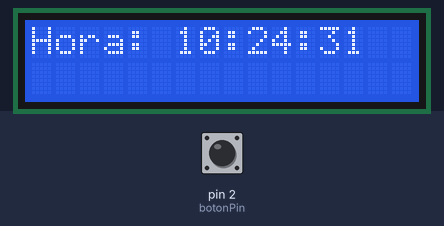
Simulated run of this sketch. Board: Arduino Uno, built with avr-gcc and run on an emulated ATmega328P. Parts: 16×2 character LCD. The test bench sets the inputs (shaded band); at power-on: pin 2 (botonPin) HIGH. The local clock reads 2024-03-15 10:24:30 at power-on unless the sketch sets it.

Above: at 1.2 s.
1.3 s: pin 2 (botonPin) pulled LOW for 0.65 s
At 2.6 s:
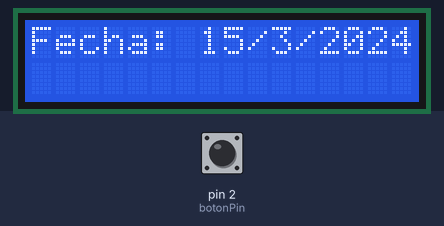
3.4 s: pin 2 (botonPin) pulled LOW for 1 s
At 5.7 s:
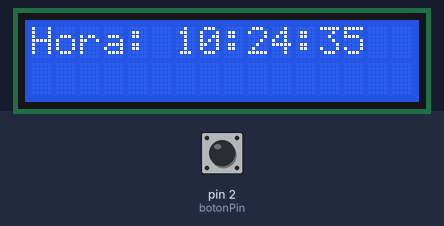
5.9 s: pin 2 (botonPin) pulled LOW for 3.2 s
At 6.8 s:
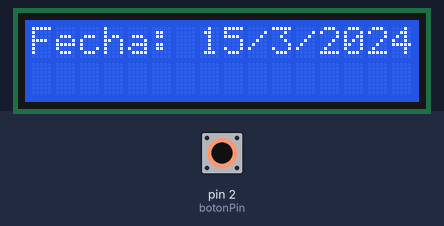
10.6 s: pin 2 (botonPin) pulled LOW for 0.65 s
At 12.3 s:
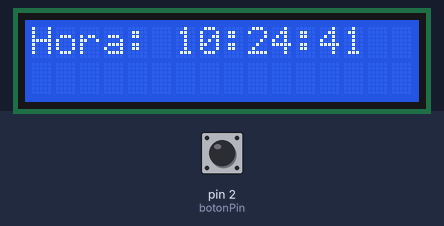
Timing chart, 0 to 13.8 s (numbered marks = the images above; inputs shaded):
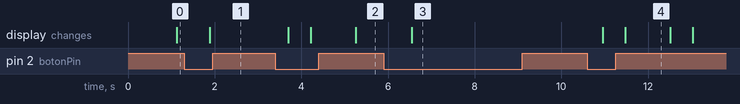

The sketch:

E1.2.ino
```cpp
/*---------------------------------------------
  Curso de Desarrollo IoT
  Módulo: Makers
  Clase: 3
  Ejercicio: 1
  Mini proyecto: Reloj digital
---------------------------------------------*/

#include <Wire.h>
#include <LiquidCrystal_I2C.h>
#include <RTClib.h>

const int botonPin = 2;

RTC_DS1307 rtc;
LiquidCrystal_I2C lcd(0x27, 16, 2);

int estadoBotonAnterior = HIGH;
int estadoBotonActual;
bool mostrarHora = true;

void setup() {
  Serial.begin(9600);
  lcd.init();
  lcd.backlight();

  if (!rtc.begin()) {
    Serial.println("No se pudo encontrar el RTC");
    while (1);
  }

  pinMode(botonPin, INPUT);
}

void loop() {
  DateTime now = rtc.now();
  estadoBotonActual = digitalRead(botonPin);

  if (estadoBotonActual == LOW && estadoBotonAnterior == HIGH) {
    mostrarHora = !mostrarHora;  // Cambiar el estado al pulsar el botón
    delay(250);  // Pequeño retardo para evitar rebotes
  }

  estadoBotonAnterior = estadoBotonActual;

  if (mostrarHora) {
    mostrarHoraLCD(now);
  } else {
    mostrarFechaLCD(now);
  }

  delay(500);  // Ajusta este valor según sea necesario
}

void mostrarHoraLCD(DateTime now) {
  lcd.clear();
  lcd.setCursor(0, 0);
  lcd.print("Hora: ");
  lcd.print(now.hour(), DEC);
  lcd.print(":");
  lcd.print(now.minute(), DEC);
  lcd.print(":");
  lcd.print(now.second(), DEC);
}

void mostrarFechaLCD(DateTime now) {
  lcd.clear();
  lcd.setCursor(0, 0);
  lcd.print("Fecha: ");
  lcd.print(now.day(), DEC);
  lcd.print("/");
  lcd.print(now.month(), DEC);
  lcd.print("/");
  lcd.print(now.year(), DEC);
}
```

Measured:
- after the input at 1.3 s, the display: changes after 0.59 s (image 1)
- after the input at 3.4 s, the display: first changes after 0.30 s (image 2 shows a later state)
- after the input at 5.9 s, the display: changes after 0.64 s (image 3)
- after the input at 10.6 s, the display: first changes after 0.35 s (image 4 shows a later state)
- what the display in image 4 shows lasts 1.0 s, from 11.5 s to 12.5 s
